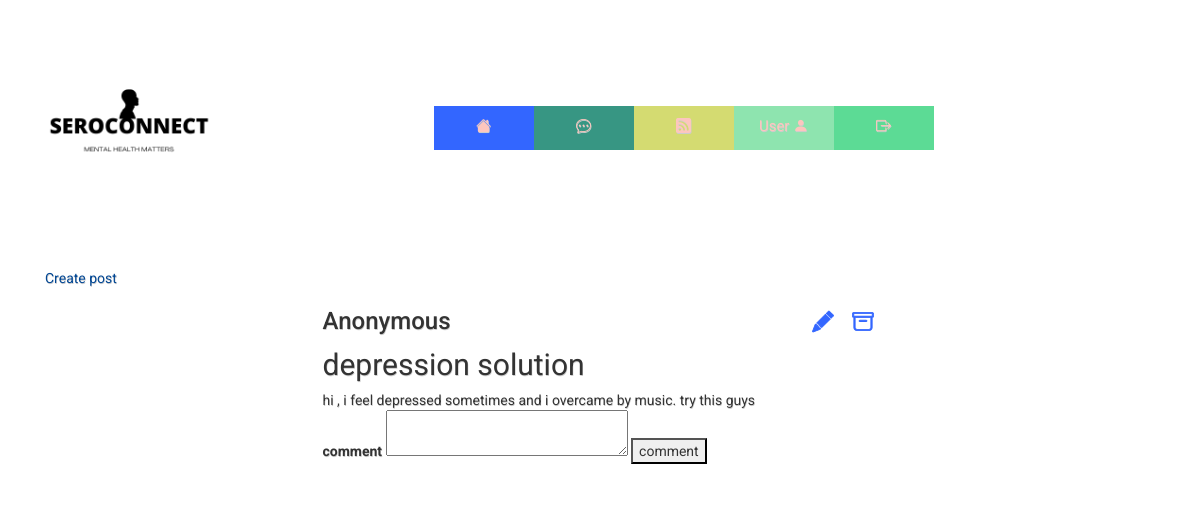
Page /comments/8?userid=3 (signed in) on the earlier database version.
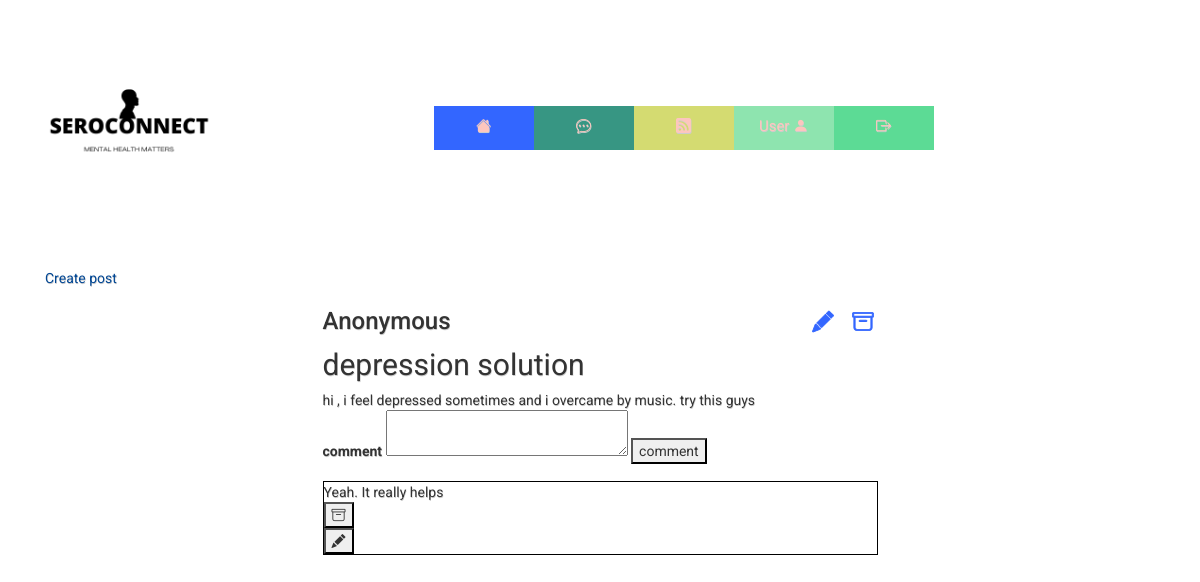
Same page on the later database version.
### website/database/models.py (models this page shows)
class Post(db.Model):
    id=db.Column(db.Integer,primary_key=True)
    title = db.Column(db.String(100), nullable=False)
    content = db.Column(db.Text)
    user_id = db.Column(db.Integer, db.ForeignKey("user.id"))
    date=db.Column(db.DateTime(timezone=True), default=func.now())
    anonymous=db.Column(db.Boolean,nullable=False,default=False)
    owner=db.relationship('User',back_populates='Post')
    comments=db.relationship('Comment',back_populates='post',cascade='delete')
    image=db.relationship('Image',back_populates='post',cascade='delete')

class Comment(db.Model):
    __tablename__='comments'
    id = db.Column(db.Integer, primary_key=True)
    text= db.Column(db.Text,nullable=False)
    user_id = db.Column(db.Integer, db.ForeignKey('user.id'))
    post_id = db.Column(db.Integer, db.ForeignKey('post.id'))
    post = db.relationship("Post", back_populates="comments")
    date=db.Column(db.DateTime(timezone=True), default=func.now())

### website/post/comments/comments.py (the view)
@comments.route('/comments/<postid>',methods=['GET'])
@login_required
@check_confirmed
def show_comments(postid):
    page=request.args.get('page',1,type=int)
    comments=Comment.query.filter(Comment.post_id==postid).order_by(Comment.date.desc()).paginate(page=page,per_page=3)
    post=Post.query.filter_by(id=postid).first()
    if "hx_request"  in request.headers:
        return render_template("forum/showcomments.html",comments=comments,postuser=User,user=current_user,post=post,postimage=Image)
    return render_template("forum/comments.html",comments=comments,postuser=User,user=current_user,post=post,postimage=Image)

### website/__init__.py (called while the page is built)
@login_manager.user_loader
def load_user(id):
    return User.query.get(int(id))

### website/templates/forum/comments.html (shortened to what this page needs)
{% extends "base.html" %} {% block title %}SeroConnect{% endblock %}{% block content%}
<a href="{{url_for('post.createpost')}}">Create post</a>
<section class="post offset-md-3">
      <div class="posthead">
        <div class="name">
          {% if post.anonymous==False %}
          <h3>{{postuser.query.filter_by(id=post.user_id).first().username }}</h3>
          {%else%}
          <h3>Anonymous</h3>
          {%endif%}
        </div>
        {% if post.user_id==user.id%}
        <form action="{{ url_for('post.deletepost',postid=post.id) }}" class='deleteform' method="POST">
          <button class='deletebtn btnoutline' action="submit"><i class="bi bi-archive"></i></button>
        </form>
        <form action="{{ url_for('post.editpost',postid=post.id) }}" method="GET">
          <button id='editbtn' class="btnoutline" action="submit"><i class="bi bi-pencil-fill"></i></button>
        </form>
      </div>
      {%endif%}
  <div>
    <div class="title">
      {{post.title}}
    </div>
    <div class="images">
      {% set images=postimage.query.filter(postimage.post_id==post.id).all()%}
    {{post.content}}
    <form action="{{url_for('comments.createcomment',postid=post.id,userid=current_user.id)}}" method="POST" class="createcommentform">
      <div class="form-group">
        <label for="comment">comment</label>
        <textarea id="commenttext" name="comment" rows="2" cols="30"></textarea>
        <button id="createcomment" action="submit">comment</button>
      </div>
    </form>
    {% include 'forum/showcomments.html' %}
  </div>
</section>
{% endblock %}

### website/templates/base.html (shortened to what this page needs)
<!DOCTYPE html>
<html lang="en">
  <head>
    <link rel="stylesheet" href="https://stackpath.bootstrapcdn.com/bootstrap/4.4.1/css/bootstrap.min.css"
/>
    <link rel="stylesheet" href="https://cdn.jsdelivr.net/npm/bootstrap@3.3.7/dist/css/bootstrap.min.css">
    <link rel="stylesheet" href="https://cdn.jsdelivr.net/npm/bootstrap@3.3.7/dist/css/bootstrap-theme.min.css">
    <link rel="stylesheet" href="https://stackpath.bootstrapcdn.com/font-awesome/4.7.0/css/font-awesome.min.css"/>
    <link rel="stylesheet" href="https://cdn.jsdelivr.net/npm/bootstrap-icons@1.8.3/font/bootstrap-icons.css">
    <link rel= "stylesheet" type= "text/css" href= "{{ url_for('static',filename='css/styles.css') }}">
  </head>
  <body>
   <nav class="navbar">
      <img src="{{ url_for('static',filename='images/seroconnect.png') }}" alt="logo" class="logo">
      <button class="navbar-toggler"  type="button"
        data-toggle="collapse"
        data-target="#navbar"
       >
       <span class="navbar-toggler-icon"></span>
      <button class="navbar-toggler" type="button" data-toggle="collapse" data-target="#navbar">
        <span class="navbar-toggler-icon"></span>
      </button>
        <ul class="nav">
          <li>
            <a href="/" >
              <i class="bi bi-house-fill"></i>
              <div class = "title">Home</div>
            </a>
          </li>
          {% if user.is_authenticated%}
          <li>
            <a href="/forum">
              <i class="bi bi-chat-dots"></i>
              <div class = "title">Forum</div>
            </a>
          </li>
          <li>
            <a href="{{url_for('views.podcast')}}">
              <i class="bi bi-rss-fill"></i>
              <div class = "title">Podcast</div>
            </a>
          </li>
          <li>
            <a href="{{url_for('views.userprofile')}}">User
              <i class="bi bi-person-fill"></i>
              <div class = "title">Profile</div>
            </a>
          </li>
          <li>
            <a href="/logout">
              <i class="bi bi-box-arrow-right"></i>
              <div class = "title">Logout</div>
            </a>
          </li>
         {% endif %}
         <div class="background"></div>
        </ul>
    </nav>
      <div class="container">{% block content %}{% endblock %}</div>
  </body>
</html>

### website/templates/forum/showcomments.html
{%if comments%}
{%for comment in comments.items %}
{% if loop.last and comments.has_next %}
<div hx-get="{{url_for('comments.show_comments', page = comments.next_num,postid=post.id)}}" hx-trigger="revealed" hx-swap="afterend">
    {% else %}
    <div class="commentscontainer">
        {%endif%}
        <div class="comments">
            {{comment.text}}
            {%if comment.user_id==current_user.id%}
            <form action="{{ url_for('comments.deletecomment',commentid=comment.id) }}" method="post">
                <button class="deletecomment" type="submit"><i class="bi bi-archive"></i></button>
            </form>
            <form action="{{ url_for('comments.editcomment',commentid=comment.id) }}" method="get">
                <button type="submit"><i class="bi bi-pencil-fill"></i></button>
            </form>
        </div>
        {%endif%}
        {%endfor%}
        {%endif%}
    </div>

### website/static/css/styles.css (style rules this page uses)
body { background-color: white; font-family: 'Roboto', sans-serif; text-shadow: .5px .5px 0#CCCCCC; padding-bottom:20px; }
.background { position: fixed; z-index: -1; top: 0; right: 0; bottom: 0; left: 0; transition: .75s; }
nav img { width: 20%; }
.nav { padding: 0px; width: 640px; margin: 100px auto auto auto; }
ul { list-style-type: none; }
li a { padding: 30px; float:left; width: 100px; text-align:center; font-size:15px; color:#fdc6be; text-decoration:none; }
li i { height: 70px; -webkit-text-stroke: 0px; }
li a .title { font-size:0px; font-family: 'Roboto', sans-serif; color: black; }
.nav li:first-child a { background:#3366ff !important; }
.nav li:nth-child(2) a { background:#379683 !important; }
.nav li:nth-child(3) a { background:#d4db71 !important; }
.nav li:nth-child(4) a { background:#8ee4af !important; }
.nav li:nth-child(5) a { background:#5cdb95 !important; }
section.post { width:50%; }
div.title { font-family: 'Roboto', sans-serif; font-size: 30px; padding-bottom:3px; }
.btnoutline { padding: 10px; border: none; background: none; position: absolute; top: 10px; left: 260%; }
#editbtn { left: 240%; }
.name { width: 200px; }
.posthead { position: relative; display: inline-block; }
.btnoutline i { font-size: 1.5em; -webkit-text-stroke: 0.8px; color: #3366ff; }
.commentscontainer { width: 100%; }
.comments { border: 1px black; border-style: solid ; }
a { color: #024794; }
:root { --red: hsl(0, 78%, 62%); --cyan: hsl(180, 62%, 55%); --orange: hsl(34, 97%, 64%); --blue: hsl(212, 86%, 64%); --varyDarkBlue: hsl(234, 12%, 34%); --grayishBlue: hsl(229, 6%, 66%); --veryLightGray: hsl(0, 0%, 98%); --weight1: 200; --weight2: 400; --weight3: 600; }
img { float: right; }

Differences in the rows shown:
added Comment: text "Yeah. It really helps"
